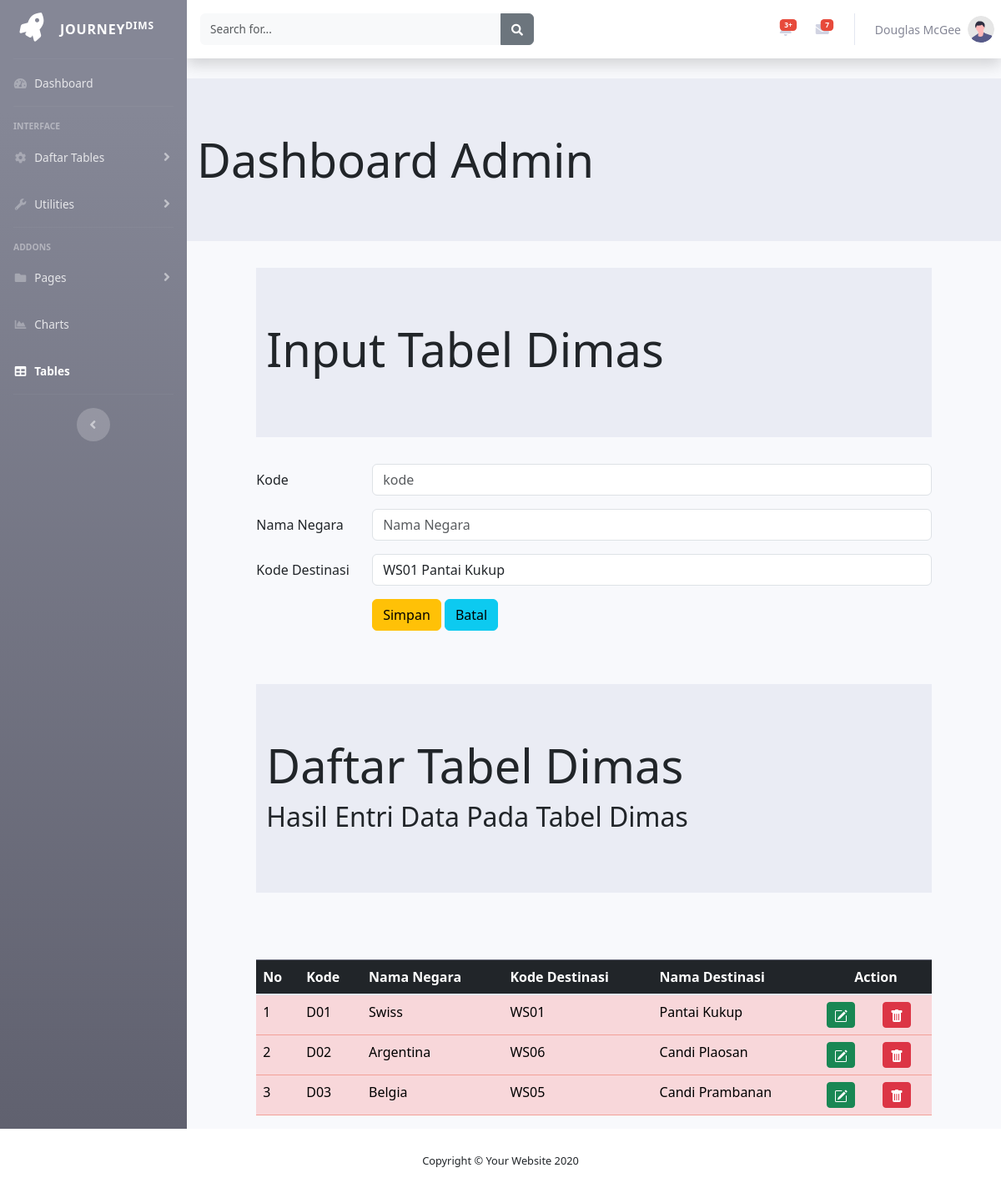
/index.php (signed in), run on the app's committed database.
### tables this page shows
CREATE TABLE `dimas` (
  `dimasID` char(5) NOT NULL,
  `dimasNEGARA` varchar(35) NOT NULL,
  `destinasi_ID` char(5) NOT NULL
);

CREATE TABLE `destinasi` (
  `destinasi_ID` char(5) NOT NULL,
  `destinasi_nama` varchar(35) NOT NULL,
  `destinasi_alamat` varchar(255) NOT NULL,
  `kategori_ID` char(4) NOT NULL,
  `area_ID` char(4) NOT NULL
);

### index.php (the view, shortened to what this page needs)
<!DOCTYPE html>
<?php
  include "includes/config.php";
  $datadestinasi = mysqli_query($connection, "SELECT * FROM destinasi");
?>
<html lang="en">
<head>
</head>
<body>
<?php include "header.php"; ?>
<div class="jumbotron jumbotron-fluid">
  <div class="container">
    <div class="display-4">Dashboard Admin</div>
  </div>
</div>
<html lang="en">
<head>
  <link rel="stylesheet" type="text/css" href="https://cdnjs.cloudflare.com/ajax/libs/select2/4.0.3/css/select2.min.css">
  <link rel="stylesheet" type="text/css" href="css/bootstrap.min.css">
</head>
  <div class="row">
    <div class="col-sm-1">
    </div>
    <div class="col-sm-10">
      <div class="jumbotron jumbotron-fluid">
        <div class="container">
          <h1 class="display-4">Input Tabel Dimas</h1>
        </div>
      </div>
      <form method="POST" action="">
        <div class="mb-3 row">
          <label for="kode_destinasi" class="col-sm-2 col-form-label">Kode</label>
          <div class="col-sm-10">
            <input type="text" class="form-control" id="kode_destinasi" name="input_kode" placeholder="kode" maxlength="4">
          </div>
        </div>
        <div class="mb-3 row">
          <label for="nama_destinasi" class="col-sm-2 col-form-label">Nama Negara</label>
          <div class="col-sm-10">
            <input type="text" class="form-control" id="nama_destinasi" name="input_nama" placeholder="Nama Negara">
          </div>
        </div>
        <div class="mb-3 row">
          <label for="referensi_kategori" class="col-sm-2 col-form-label">Kode Destinasi</label>
          <div class="col-sm-10">
            <select class="form-control" id="kode_destinasi" name="kode_destinasi">
                <?php while ($row = mysqli_fetch_array($datadestinasi))
                { ?>
                  <option value="<?php echo $row["destinasi_ID"]; ?>">
                    <?php echo $row["destinasi_ID"]; ?>
                    <?php echo $row["destinasi_nama"]; ?>
                  </option>
          <?php } ?>
            </select>
          </div>
        </div>
        <div class="mb-3 row">
          <div class="col-sm-2 ">
          </div>
          <div class="col-sm-10">
            <input type="submit" class="btn btn-warning" value="Simpan" name="Simpan">
            <input type="reset" class="btn btn-info" value="Batal" name="Batal">
          </div>
        </div>
      </form>
    </div>
    <div class="col-sm-1">
    </div>
  </div>
  <br>
  <br>
  <div class="row">
    <div class="col-sm-1"></div>
    <div class="col-sm-10">
      <div class="jumbotron jumbotron-fluid">
        <div class="container">
          <h1 class="display-4">Daftar Tabel Dimas</h1>
          <h2>Hasil Entri Data Pada Tabel Dimas</h2>
        </div>
      </div>
      <br>
      <br>
      <table class="table table-hover">
        <thead class="table-dark">
          <tr>
            <th>No</th>
            <th>Kode</th>
            <th>Nama Negara</th>
            <th>Kode Destinasi</th>
            <th>Nama Destinasi</th>
            <th colspan="2" style="text-align: center;">Action</th>
          </tr>
        </thead>
        <tbody class="table-danger">
          <?php
          $query = mysqli_query($connection, "select * from dimas, destinasi
          where dimas.destinasi_ID= destinasi.destinasi_ID");
            $nomor = 1;
            while ($row = mysqli_fetch_array($query))
            { ?>
              <tr>
                <td><?php echo $nomor;?></td>
                <td><?php echo $row['dimasID'];?></td>
                <td><?php echo $row['dimasNEGARA'];?></td>
                <td><?php echo $row['destinasi_ID'];?></td>
                <td><?php echo $row['destinasi_nama'];?></td>
                <td>
                  <a href="indexedit.php?ubah=<?php echo $row["dimasID"];?>" class="btn btn-success btn-sm" title="EDIT">
                  </a>
                </td>
                <td>
                  <a href="indexhapus.php?hapus=<?php echo $row["dimasID"];?>" class="btn btn-danger btn-sm" title="DELETE">
                  </a>
                </td>
              </tr>
      <?php $nomor = $nomor + 1; ?>
      <?php } ?>
        </tbody>
      </table>
    </div>
    <div class="col-sm-1"></div>
  </div>
</div>
</div>
<?php include "footer.php"; ?>
</body>
</html>

### data on the page
dimas: dimasID "D01", dimasNEGARA "Swiss", destinasi_ID.destinasi_ID "WS01", destinasi_ID.destinasi_nama "Pantai Kukup"
dimas: dimasID "D02", dimasNEGARA "Argentina", destinasi_ID.destinasi_ID "WS06", destinasi_ID.destinasi_nama "Candi Plaosan"
dimas: dimasID "D03", dimasNEGARA "Belgia", destinasi_ID.destinasi_ID "WS05", destinasi_ID.destinasi_nama "Candi Prambanan"

### other printed values
form field kode_destinasi "WS01 Pantai Kukup"
